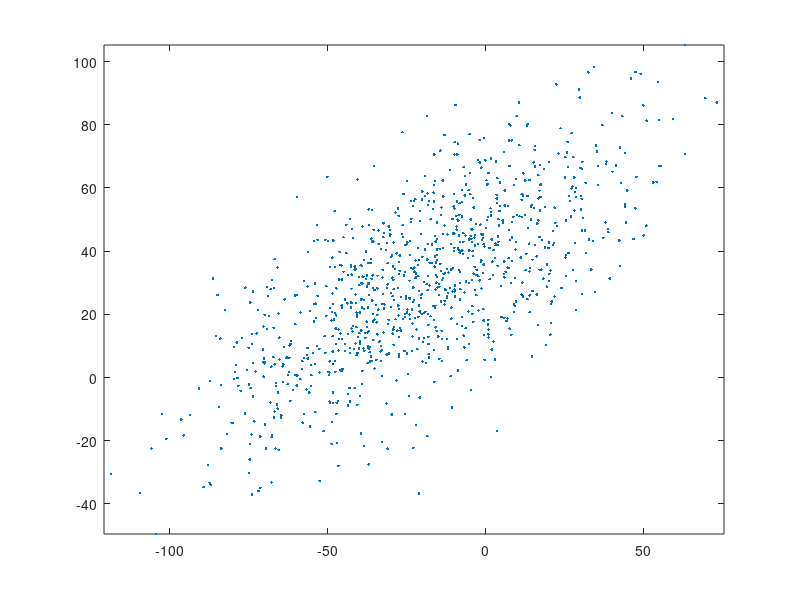

Recreate this plot in MATLAB.
% Gaussian distr, Box-Mueller method
n = 1000;
U = rand(2,n);
v = 2*pi*U(2,:);
X = ones(2,1)*sqrt(-2.*log(U(1,:))).*[cos(v);sin(v)];

plot(X(1,:),X(2,:),'.')
axis equal

% Transform
A = [32 -10
     22 12];
t = [-20; 30];
Y = A*X+t*ones(1,n);
plot(Y(1,:),Y(2,:),'.')
axis equal
hold on